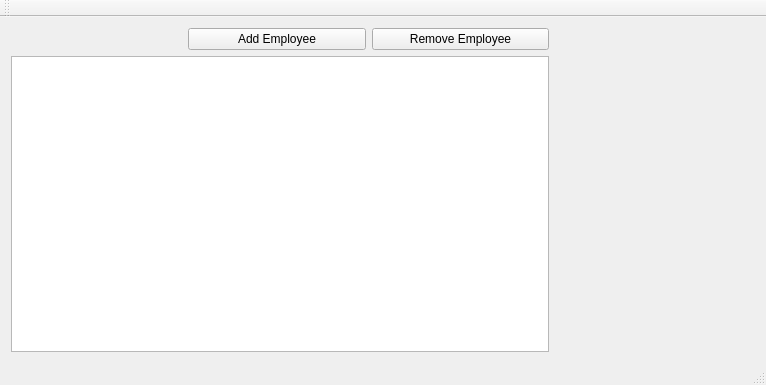
<?xml version="1.0" encoding="UTF-8"?>
<ui version="4.0">
 <class>MainWindow</class>
 <widget class="QMainWindow" name="MainWindow">
  <property name="geometry">
   <rect>
    <x>0</x>
    <y>0</y>
    <width>766</width>
    <height>385</height>
   </rect>
  </property>
  <property name="windowTitle">
   <string>MainWindow</string>
  </property>
  <widget class="QWidget" name="centralWidget">
   <layout class="QGridLayout" name="gridLayout">
    <item row="0" column="0">
     <layout class="QVBoxLayout" name="verticalLayout">
      <item>
       <layout class="QHBoxLayout" name="horizontalLayout">
        <item>
         <spacer name="horizontalSpacer">
          <property name="orientation">
           <enum>Qt::Horizontal</enum>
          </property>
          <property name="sizeType">
           <enum>QSizePolicy::Expanding</enum>
          </property>
          <property name="sizeHint" stdset="0">
           <size>
            <width>40</width>
            <height>20</height>
           </size>
          </property>
         </spacer>
        </item>
        <item>
         <widget class="QPushButton" name="addEmployeePushButton">
          <property name="sizePolicy">
           <sizepolicy hsizetype="MinimumExpanding" vsizetype="Fixed">
            <horstretch>0</horstretch>
            <verstretch>0</verstretch>
           </sizepolicy>
          </property>
          <property name="text">
           <string>Add Employee</string>
          </property>
         </widget>
        </item>
        <item>
         <widget class="QPushButton" name="removeEmployeePushButton">
          <property name="sizePolicy">
           <sizepolicy hsizetype="MinimumExpanding" vsizetype="Fixed">
            <horstretch>0</horstretch>
            <verstretch>0</verstretch>
           </sizepolicy>
          </property>
          <property name="text">
           <string>Remove Employee</string>
          </property>
         </widget>
        </item>
       </layout>
      </item>
      <item>
       <widget class="QTableWidget" name="employeeListTableWidget"/>
      </item>
     </layout>
    </item>
    <item row="0" column="1">
     <widget class="QWidget" name="employeeInfoWidget" native="true">
      <property name="minimumSize">
       <size>
        <width>200</width>
        <height>0</height>
       </size>
      </property>
     </widget>
    </item>
   </layout>
  </widget>
  <widget class="QMenuBar" name="menuBar">
   <property name="geometry">
    <rect>
     <x>0</x>
     <y>0</y>
     <width>766</width>
     <height>20</height>
    </rect>
   </property>
  </widget>
  <widget class="QToolBar" name="mainToolBar">
   <attribute name="toolBarArea">
    <enum>TopToolBarArea</enum>
   </attribute>
   <attribute name="toolBarBreak">
    <bool>false</bool>
   </attribute>
  </widget>
  <widget class="QStatusBar" name="statusBar"/>
 </widget>
 <layoutdefault spacing="6" margin="11"/>
 <resources/>
 <connections/>
</ui>
